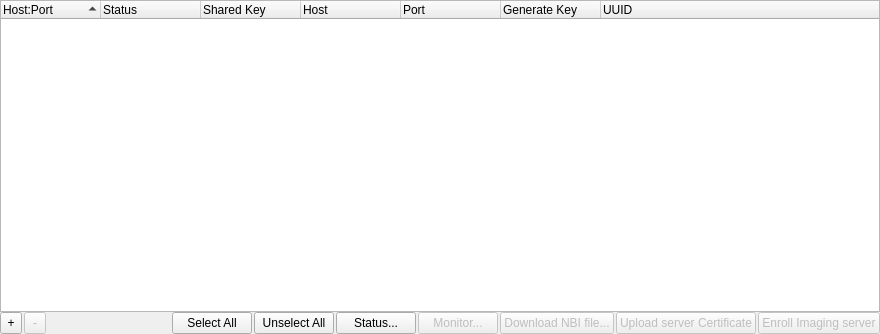
<?xml version="1.0" encoding="UTF-8"?>
<ui version="4.0">
 <class>ImagingServersWidget</class>
 <widget class="QWidget" name="ImagingServersWidget">
  <property name="geometry">
   <rect>
    <x>0</x>
    <y>0</y>
    <width>880</width>
    <height>334</height>
   </rect>
  </property>
  <property name="windowTitle">
   <string>Form</string>
  </property>
  <layout class="QGridLayout" name="gridLayout">
   <property name="leftMargin">
    <number>0</number>
   </property>
   <property name="topMargin">
    <number>0</number>
   </property>
   <property name="rightMargin">
    <number>0</number>
   </property>
   <property name="bottomMargin">
    <number>0</number>
   </property>
   <property name="horizontalSpacing">
    <number>2</number>
   </property>
   <property name="verticalSpacing">
    <number>0</number>
   </property>
   <item row="1" column="6">
    <widget class="QPushButton" name="clientMonitorButton">
     <property name="enabled">
      <bool>false</bool>
     </property>
     <property name="text">
      <string>Monitor...</string>
     </property>
    </widget>
   </item>
   <item row="1" column="2">
    <spacer name="horizontalSpacer_20">
     <property name="orientation">
      <enum>Qt::Horizontal</enum>
     </property>
     <property name="sizeHint" stdset="0">
      <size>
       <width>367</width>
       <height>20</height>
      </size>
     </property>
    </spacer>
   </item>
   <item row="0" column="0" colspan="10">
    <widget class="StyledTreeWidget" name="serverList">
     <property name="minimumSize">
      <size>
       <width>0</width>
       <height>300</height>
      </size>
     </property>
     <property name="selectionMode">
      <enum>QAbstractItemView::ExtendedSelection</enum>
     </property>
     <property name="indentation">
      <number>0</number>
     </property>
     <property name="rootIsDecorated">
      <bool>false</bool>
     </property>
     <property name="sortingEnabled">
      <bool>true</bool>
     </property>
     <attribute name="headerShowSortIndicator" stdset="0">
      <bool>true</bool>
     </attribute>
     <column>
      <property name="text">
       <string>Host:Port</string>
      </property>
     </column>
     <column>
      <property name="text">
       <string>Status</string>
      </property>
     </column>
     <column>
      <property name="text">
       <string>Shared Key</string>
      </property>
     </column>
     <column>
      <property name="text">
       <string>Host</string>
      </property>
     </column>
     <column>
      <property name="text">
       <string>Port</string>
      </property>
     </column>
     <column>
      <property name="text">
       <string>Generate Key</string>
      </property>
     </column>
     <column>
      <property name="text">
       <string>UUID</string>
      </property>
     </column>
    </widget>
   </item>
   <item row="1" column="5">
    <widget class="QPushButton" name="status">
     <property name="text">
      <string>Status...</string>
     </property>
    </widget>
   </item>
   <item row="1" column="7">
    <widget class="QPushButton" name="downloadNbiButton">
     <property name="enabled">
      <bool>false</bool>
     </property>
     <property name="text">
      <string>Download NBI file...</string>
     </property>
    </widget>
   </item>
   <item row="1" column="0">
    <widget class="QToolButton" name="addServerButton">
     <property name="sizePolicy">
      <sizepolicy hsizetype="Fixed" vsizetype="Fixed">
       <horstretch>0</horstretch>
       <verstretch>0</verstretch>
      </sizepolicy>
     </property>
     <property name="minimumSize">
      <size>
       <width>22</width>
       <height>22</height>
      </size>
     </property>
     <property name="text">
      <string>+</string>
     </property>
    </widget>
   </item>
   <item row="1" column="4">
    <widget class="QPushButton" name="unselectAllButton">
     <property name="text">
      <string>Unselect All</string>
     </property>
    </widget>
   </item>
   <item row="1" column="3">
    <widget class="QPushButton" name="selectAllButton">
     <property name="text">
      <string>Select All</string>
     </property>
    </widget>
   </item>
   <item row="1" column="1">
    <widget class="QToolButton" name="removeServerButton">
     <property name="enabled">
      <bool>false</bool>
     </property>
     <property name="minimumSize">
      <size>
       <width>22</width>
       <height>22</height>
      </size>
     </property>
     <property name="text">
      <string>-</string>
     </property>
    </widget>
   </item>
   <item row="1" column="9">
    <widget class="QPushButton" name="enrollIVSButton">
     <property name="enabled">
      <bool>false</bool>
     </property>
     <property name="toolTip">
      <string>Create a client-side certificate and Enroll the IVS in FileWave server.</string>
     </property>
     <property name="text">
      <string>Enroll Imaging server</string>
     </property>
    </widget>
   </item>
   <item row="1" column="8">
    <widget class="QPushButton" name="uploadCertButton">
     <property name="enabled">
      <bool>false</bool>
     </property>
     <property name="toolTip">
      <string>Upload FileWave SSL self-signed certificate so IVS components will trust the connection.</string>
     </property>
     <property name="text">
      <string>Upload server Certificate</string>
     </property>
    </widget>
   </item>
  </layout>
 </widget>
 <customwidgets>
  <customwidget>
   <class>StyledTreeWidget</class>
   <extends>QTreeWidget</extends>
   <header>FileWaveGuiLib/styledviews/styledtreeview.h</header>
  </customwidget>
 </customwidgets>
 <tabstops>
  <tabstop>serverList</tabstop>
  <tabstop>addServerButton</tabstop>
  <tabstop>removeServerButton</tabstop>
  <tabstop>selectAllButton</tabstop>
  <tabstop>unselectAllButton</tabstop>
  <tabstop>status</tabstop>
  <tabstop>clientMonitorButton</tabstop>
  <tabstop>downloadNbiButton</tabstop>
  <tabstop>uploadCertButton</tabstop>
  <tabstop>enrollIVSButton</tabstop>
 </tabstops>
 <resources/>
 <connections>
  <connection>
   <sender>selectAllButton</sender>
   <signal>clicked()</signal>
   <receiver>serverList</receiver>
   <slot>selectAll()</slot>
   <hints>
    <hint type="sourcelabel">
     <x>465</x>
     <y>368</y>
    </hint>
    <hint type="destinationlabel">
     <x>441</x>
     <y>204</y>
    </hint>
   </hints>
  </connection>
  <connection>
   <sender>unselectAllButton</sender>
   <signal>clicked()</signal>
   <receiver>serverList</receiver>
   <slot>clearSelection()</slot>
   <hints>
    <hint type="sourcelabel">
     <x>573</x>
     <y>367</y>
    </hint>
    <hint type="destinationlabel">
     <x>558</x>
     <y>225</y>
    </hint>
   </hints>
  </connection>
 </connections>
</ui>
